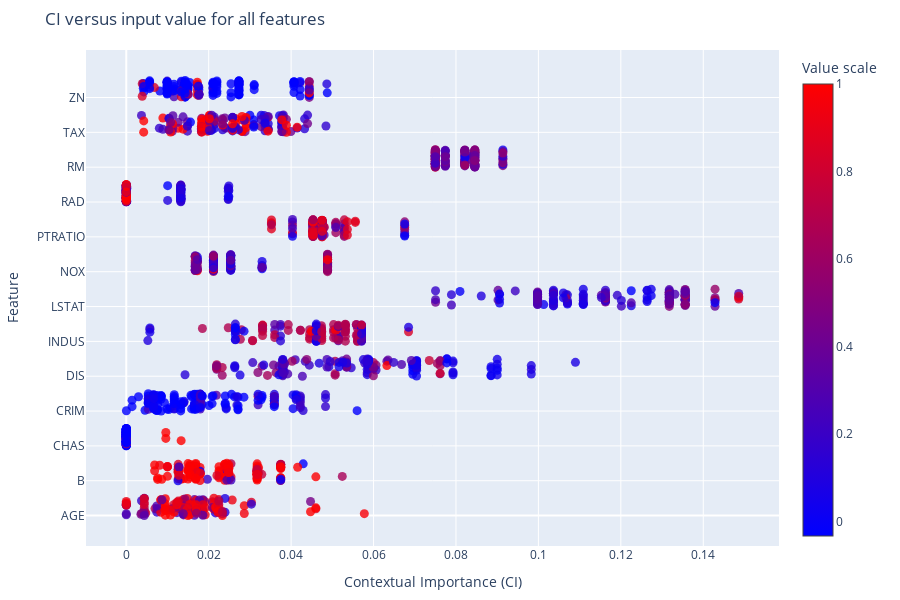

The cell this chart's notebook holds for it:
### Markdown cell above
Then we can plot the beeswarm. We start by the default parameters, which plots CI values.

### Code cell
fig = ciuplots.ciu_beeswarm(CIUres, legend_title='Value scale')
fig.update_layout(height=600, width=900, margin=dict(l=20, r=20, t=50, b=20))
fig.update_layout(
    title='CI versus input value for all features',
    xaxis=dict(title='Contextual Importance (CI)'),
    yaxis=dict(title='Feature'),
)
fig.show()

### Figure 1 — Plotly figure (JSON) as saved in the notebook; plotly's stock layout.template omitted (floating-point values rounded to 4 significant figures; data arrays with more than 128 entries replaced by an {"elided": "..."} marker saying what was removed)
{"data": [{"marker": {"color": {"elided": "152 float values"}, "colorbar": {"title": {"text": "Value scale"}}, "colorscale": [[0, "blue"], [1, "red"]], "opacity": 0.8, "size": 9}, "mode": "markers", "name": "AGE", "type": "scatter", "x": {"elided": "152 float values"}, "y": {"elided": "1976 float values"}}, {"marker": {"color": {"elided": "152 float values"}, "colorscale": [[0, "blue"], [1, "red"]], "opacity": 0.8, "size": 9}, "mode": "markers", "name": "B", "type": "scatter", "x": {"elided": "152 float values"}, "y": {"elided": "1976 float values"}}, {"marker": {"color": {"elided": "152 int values"}, "colorscale": [[0, "blue"], [1, "red"]], "opacity": 0.8, "size": 9}, "mode": "markers", "name": "CHAS", "type": "scatter", "x": {"elided": "152 float values"}, "y": {"elided": "1976 float values"}}, {"marker": {"color": {"elided": "152 float values"}, "colorscale": [[0, "blue"], [1, "red"]], "opacity": 0.8, "size": 9}, "mode": "markers", "name": "CRIM", "type": "scatter", "x": {"elided": "152 float values"}, "y": {"elided": "1976 float values"}}, {"marker": {"color": {"elided": "152 float values"}, "colorscale": [[0, "blue"], [1, "red"]], "opacity": 0.8, "size": 9}, "mode": "markers", "name": "DIS", "type": "scatter", "x": {"elided": "152 float values"}, "y": {"elided": "1976 float values"}}, {"marker": {"color": {"elided": "152 float values"}, "colorscale": [[0, "blue"], [1, "red"]], "opacity": 0.8, "size": 9}, "mode": "markers", "name": "INDUS", "type": "scatter", "x": {"elided": "152 float values"}, "y": {"elided": "1976 float values"}}, {"marker": {"color": {"elided": "152 float values"}, "colorscale": [[0, "blue"], [1, "red"]], "opacity": 0.8, "size": 9}, "mode": "markers", "name": "LSTAT", "type": "scatter", "x": {"elided": "152 float values"}, "y": {"elided": "1976 float values"}}, {"marker": {"color": {"elided": "152 float values"}, "colorscale": [[0, "blue"], [1, "red"]], "opacity": 0.8, "size": 9}, "mode": "markers", "name": "NOX", "type": "scatter", "x": {"elided": "152 float values"}, "y": {"elided": "1976 float values"}}, {"marker": {"color": {"elided": "152 float values"}, "colorscale": [[0, "blue"], [1, "red"]], "opacity": 0.8, "size": 9}, "mode": "markers", "name": "PTRATIO", "type": "scatter", "x": {"elided": "152 float values"}, "y": {"elided": "1976 float values"}}, {"marker": {"color": {"elided": "152 float values"}, "colorscale": [[0, "blue"], [1, "red"]], "opacity": 0.8, "size": 9}, "mode": "markers", "name": "RAD", "type": "scatter", "x": {"elided": "152 float values"}, "y": {"elided": "1976 float values"}}, {"marker": {"color": {"elided": "152 float values"}, "colorscale": [[0, "blue"], [1, "red"]], "opacity": 0.8, "size": 9}, "mode": "markers", "name": "RM", "type": "scatter", "x": {"elided": "152 float values"}, "y": {"elided": "1976 float values"}}, {"marker": {"color": {"elided": "152 float values"}, "colorscale": [[0, "blue"], [1, "red"]], "opacity": 0.8, "size": 9}, "mode": "markers", "name": "TAX", "type": "scatter", "x": {"elided": "152 float values"}, "y": {"elided": "1976 float values"}}, {"marker": {"color": {"elided": "152 float values"}, "colorscale": [[0, "blue"], [1, "red"]], "opacity": 0.8, "size": 9}, "mode": "markers", "name": "ZN", "type": "scatter", "x": {"elided": "152 float values"}, "y": {"elided": "1976 float values"}}], "layout": {"coloraxis": {"showscale": true}, "height": 600, "legend": {"title": {"text": "My Legend Title"}}, "margin": {"b": 20, "l": 20, "r": 20, "t": 50}, "showlegend": false, "title": {"text": "CI versus input value for all features"}, "width": 900, "xaxis": {"title": {"text": "Contextual Importance (CI)"}}, "yaxis": {"ticktext": ["AGE", "B", "CHAS", "CRIM", "DIS", "INDUS", "LSTAT", "NOX", "PTRATIO", "RAD", "RM", "TAX", "ZN"], "tickvals": [0, 1, 2, 3, 4, 5, 6, 7, 8, 9, 10, 11, 12], "title": {"text": "Feature"}}}}
